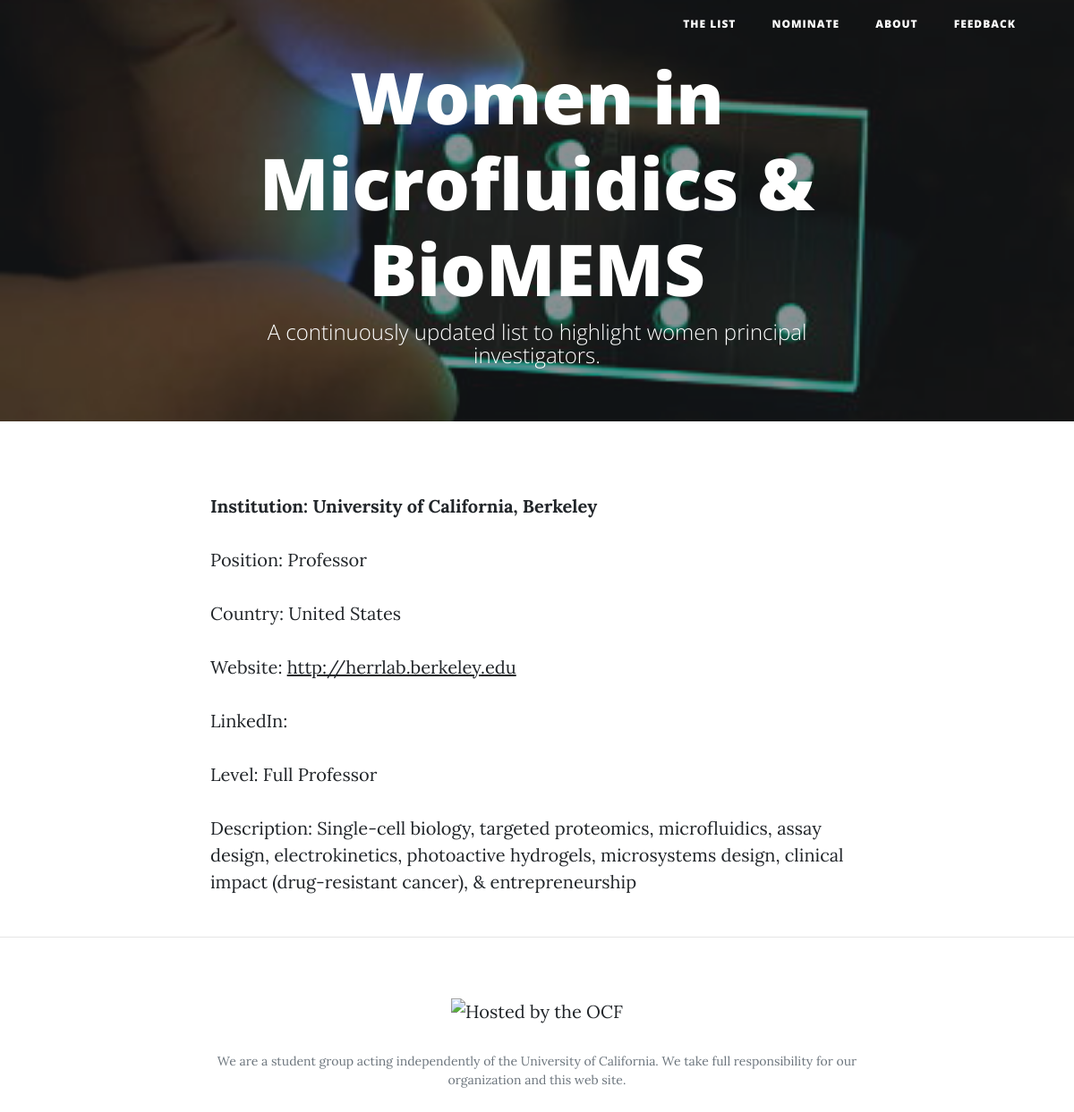
The page /researchers/62/ on the database its author committed.
### researchers/models.py (models this page shows)
class Researcher(models.Model):
    LEVELS_CHOICES = [('Assistant Professor', 'Assistant Professor'), ('Associate Professor', 'Associate Professor'), ('Full Professor', 'Full Professor'), ('Senior Industry Scientist', 'Senior Industry Scientist')]
    firstname = models.CharField(max_length=200)
    lastname = models.CharField(max_length=200, default="N/A")
    fullname = models.CharField(max_length=200,default="N/A")
    email = models.CharField(max_length=200)
    institution = models.CharField(max_length=200)
    position = models.CharField(max_length=200)
    country = models.CharField(max_length=200)
    website_link = models.CharField(max_length=200,default="N/A")
    level = models.CharField(choices=LEVELS_CHOICES, blank=True, max_length=200)
    des = models.CharField(max_length=200)

### researchers/views.py (the view)
# urls.py: url(r'researchers/(\d+)/', views.researcher_detail, name='researcher_detail'),
def researcher_detail(request, id):
    try:
        r = Researcher.objects.get(id=id)
    except Researcher.DoesNotExist:
        raise Http404('Researcher not found')
    return render(request, 'researcher_detail.html', {'researcher': r})

### researchers/templates/researcher_detail.html (shortened to what this page needs)
{% extends "base.html" %}
{% block content %}
<div>
  <p> <b> Institution: {{ researcher.institution }} </b> </p>
  <p>Position: {{ researcher.position }}</p>
  <p>Country:  {{ researcher.country }}</p>
  <p>Website:
  	<a href="{{ researcher.website_link }}">
  		{{ researcher.website_link }}
  		</a>
  	</p>
  <p>LinkedIn:
  	</p>
  <p>Level: {{ researcher.level }}</p>
  <p>Description: {{ researcher.des}}</p>
</div>
{% endblock %}

### rows shown on the page
Researcher: institution "University of California, Berkeley", position "Professor", country "United States", website_link "http://herrlab.berkeley.edu", level "Full Professor", des "Single-cell biology, targeted proteomics, microfluidics, assay design, electrokinetics, photoactive hydrogels, microsystems design, clinical impact (drug-resistant cancer), & entrepreneurship"
